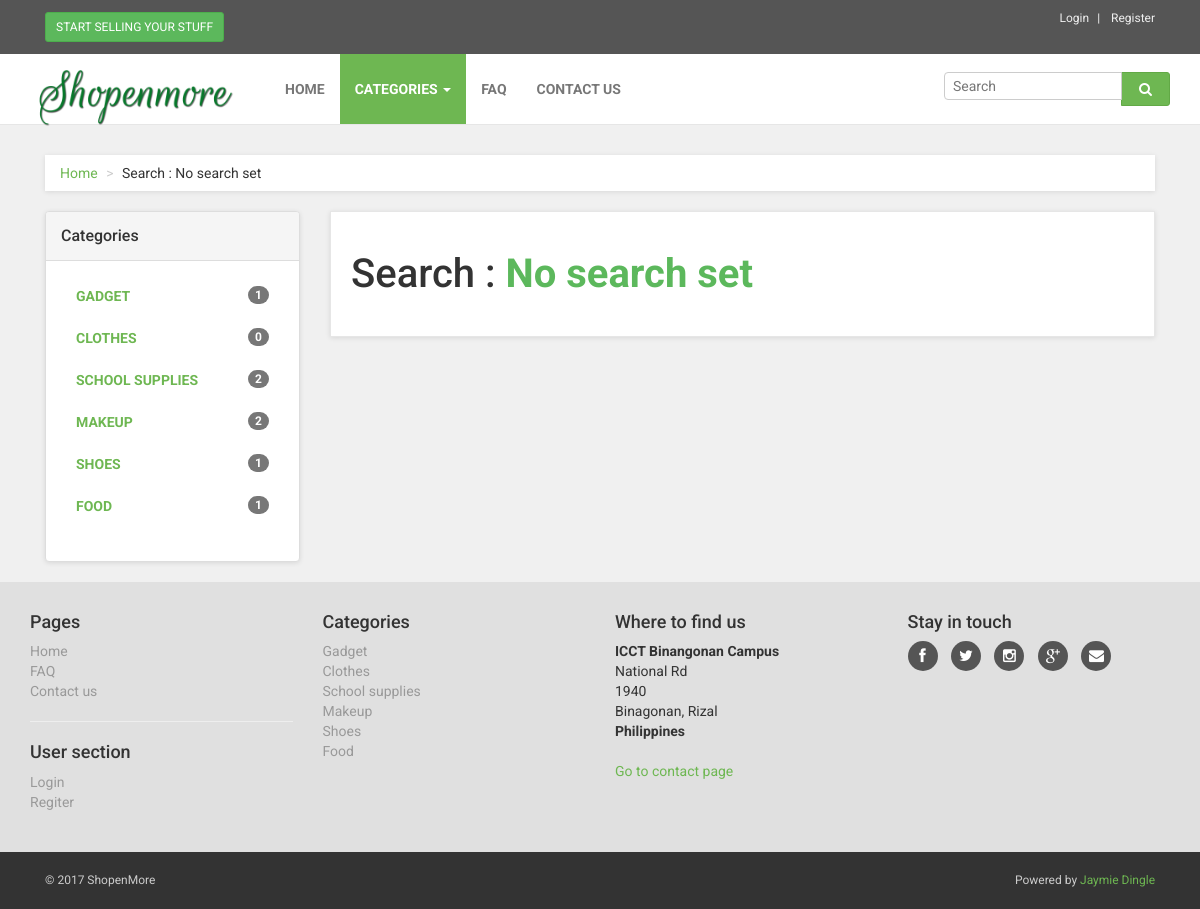
The page /search.php on the database as committed earlier.
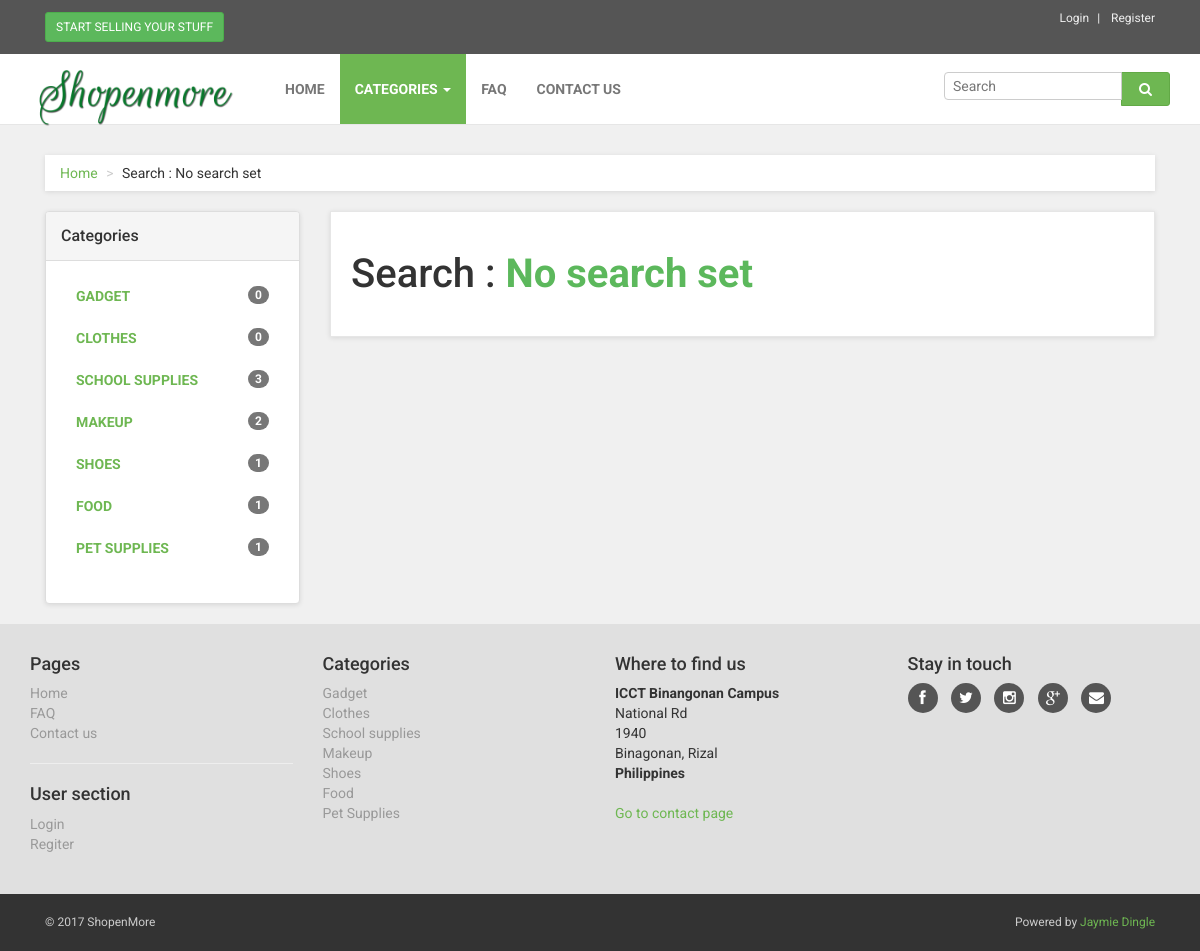
The same page on the database as committed later.
### tables this page shows
CREATE TABLE `tb_item_category` (
  `id` int(11) NOT NULL,
  `name` varchar(100) NOT NULL,
  `theme` text NOT NULL,
  `image_url` text NOT NULL,
  `is_active` tinyint(1) NOT NULL DEFAULT '1'
);

### libs/meekrodb.2.3.class.php (called while the page is built, shortened)
<?php
class DB {
  protected static $mdb = null;
  public static function getMDB() {
    $mdb = DB::$mdb;
    if ($mdb === null) {
      $mdb = DB::$mdb = new MeekroDB();
    }
    $db_class_vars = get_class_vars('DB');
    return $mdb;
  }
  public static function query() { $args = func_get_args(); return call_user_func_array(array(DB::getMDB(), 'query'), $args); }
  public static function count() { $args = func_get_args(); return call_user_func_array(array(DB::getMDB(), 'count'), $args); }
}
class MeekroDB {
  public $encoding = 'latin1';
  public $param_char = '%';
  public $named_param_seperator = '_';
  public $connect_options = array(MYSQLI_OPT_CONNECT_TIMEOUT => 30);
  public $internal_mysql = null;
  public $num_rows = 0;
  public function __construct($host=null, $user=null, $password=null, $dbName=null, $port=null, $encoding=null) {
    if ($encoding === null) $encoding = DB::$encoding;
    $this->encoding = $encoding;
  }
  public function get() {
    $mysql = $this->internal_mysql;
    if (!($mysql instanceof MySQLi)) {
      $mysql = new mysqli();
      foreach ($this->connect_options as $key => $value) {
        $mysql->options($key, $value);
      }
      $mysql->set_charset($this->encoding);
      $this->internal_mysql = $mysql;
    }
    return $mysql;
  }
  public function count() { $args = func_get_args(); return call_user_func_array(array($this, 'numRows'), $args); }
  public function numRows() { return $this->num_rows; }
  protected function preparseQueryParams() {
    $args = func_get_args();
    $sql = trim(strval(array_shift($args)));
    $args_all = $args;
    if (count($args_all) == 0) return array($sql);
    $param_char_length = strlen($this->param_char);
    $named_seperator_length = strlen($this->named_param_seperator);
    $types = array(
      $this->param_char . 'll',
      $this->param_char . 'ls',
      $this->param_char . 'l',
      $this->param_char . 'li',
      $this->param_char . 'ld',
      $this->param_char . 'lb',
      $this->param_char . 'lt',
      $this->param_char . 's',
      $this->param_char . 'i',
      $this->param_char . 'd',
      $this->param_char . 'b',
      $this->param_char . 't',
      $this->param_char . '?',
      $this->param_char . 'ss'
    );
    $posList = array();
    foreach ($types as $type) {
      $lastPos = 0;
      while (($pos = strpos($sql, $type, $lastPos)) !== false) {
        $lastPos = $pos + 1;
        $posList[$pos] = $type;
      }
    }
    ksort($posList);
    $chunkyQuery = array();
    $pos_adj = 0;
    foreach ($posList as $pos => $type) {
      $type = substr($type, $param_char_length);
      $length_type = strlen($type) + $param_char_length;
      $new_pos = $pos + $pos_adj;
      $new_pos_back = $new_pos + $length_type;
      $arg_number_length = 0;
      if ($arg_number_length = strspn($sql, '0123456789', $new_pos_back)) {
        $arg_number = substr($sql, $new_pos_back, $arg_number_length);
        if (! array_key_exists($arg_number, $args_all)) $this->nonSQLError("Non existent argument reference (arg $arg_number): $sql");
        $arg = $args_all[$arg_number];
      } else {
        $arg = array_shift($args);
      }
      if ($new_pos > 0) $chunkyQuery[] = substr($sql, 0, $new_pos);
      if (is_object($arg) && ($arg instanceof WhereClause)) {
        list($clause_sql, $clause_args) = $arg->textAndArgs();
        array_unshift($clause_args, $clause_sql);
        $preparsed_sql = call_user_func_array(array($this, 'preparseQueryParams'), $clause_args);
        $chunkyQuery = array_merge($chunkyQuery, $preparsed_sql);
      } else {
        $chunkyQuery[] = array('type' => $type, 'value' => $arg);
      }
      $sql = substr($sql, $new_pos_back + $arg_number_length);
      $pos_adj -= $new_pos_back + $arg_number_length;
    }
    return $chunkyQuery;
  }
  protected function escape($str) { return "'" . $this->get()->real_escape_string(strval($str)) . "'"; }
  protected function parseQueryParams() {
    $args = func_get_args();
    $chunkyQuery = call_user_func_array(array($this, 'preparseQueryParams'), $args);
    $query = '';
    foreach ($chunkyQuery as $chunk) {
      if (is_string($chunk)) {
        $query .= $chunk;
        continue;
      }
      $type = $chunk['type'];
      $arg = $chunk['value'];
      $result = '';
      if ($type == 's') $result = $this->escape($arg);
      $query .= $result;
    }
    return $query;
  }
  protected function prependCall($function, $args, $prepend) { array_unshift($args, $prepend); return call_user_func_array($function, $args); }
  public function query() { $args = func_get_args(); return $this->prependCall(array($this, 'queryHelper'), $args, 'assoc'); }
  protected function queryHelper() {
    $args = func_get_args();
    $type = array_shift($args);
    $db = $this->get();
    $is_buffered = true;
    $row_type = 'assoc';
    $full_names = false;
    $sql = call_user_func_array(array($this, 'parseQueryParams'), $args);
    $result = $db->query($sql, $is_buffered ? MYSQLI_STORE_RESULT : MYSQLI_USE_RESULT);
    if ($is_buffered && ($result instanceof MySQLi_Result)) $this->num_rows = $result->num_rows;
    else $this->num_rows = null;
    $return = array();
    while ($row = ($row_type == 'assoc' ? $result->fetch_assoc() : $result->fetch_row())) {
      $return[] = $row;
    }
    return $return;
  }
}
?>

### search.php (the view, shortened to what the changed rows need)
<?php include('includes/header.php'); ?>
<?php
$get_search = isset($_GET['search']) ?  $_GET['search'] : 'No search set';
?>
    <div id="all">
        <div id="content">
            <div class="container">
                <div class="col-md-3">
                    <div class="panel panel-default sidebar-menu">
                        <div class="panel-body">
                            <ul class="nav nav-pills nav-stacked category-menu">
                                 <?php foreach($item_categories as $key=>$cat){ ?>
                                 <?php
                                    $counter = DB::count();
                                 ?>
                                <li>
                                    <a href="category.php?id=<?php echo $cat['id']; ?>"> <span class="badge pull-right"><?php echo $counter; ?></span> <?php echo $cat['name']; ?> </a>
                                </li>
                                <?php } ?>
                            </ul>
                        </div>
                    </div>
                </div>
                <div class="col-md-9">
                    <div class="box">
                        <h1>Search : <span class="highlight"><?php echo $get_search; ?></span> </h1>
                    </div>
                </div>
            </div>
        </div>
 <?php include('includes/footer.php'); ?>

### includes/footer.php (shortened to what the changed rows need)
        <div id="footer" data-animate="fadeInUp">
            <div class="container">
                <div class="row">
                    <div class="col-md-3 col-sm-6">
                        <ul>
                            <?php foreach($item_categories as $key=>$category){ ?>
                            <li><a href="category.php?id=<?php echo $category['id']; ?>"><?php echo $category['name']; ?></a>
                            </li>
                            <?php } ?>
                        </ul>
                    </div>
                </div>
            </div>
        </div>
    </div>
</body>
</html>

Rows that differ between the two databases and show on the page:
computed for tb_item_category "GADGET": counter "1" → "0"
computed for tb_item_category "SCHOOL SUPPLIES": counter "2" → "3"
added tb_item_category: counter "1", name "PET SUPPLIES", name "Pet Supplies"
